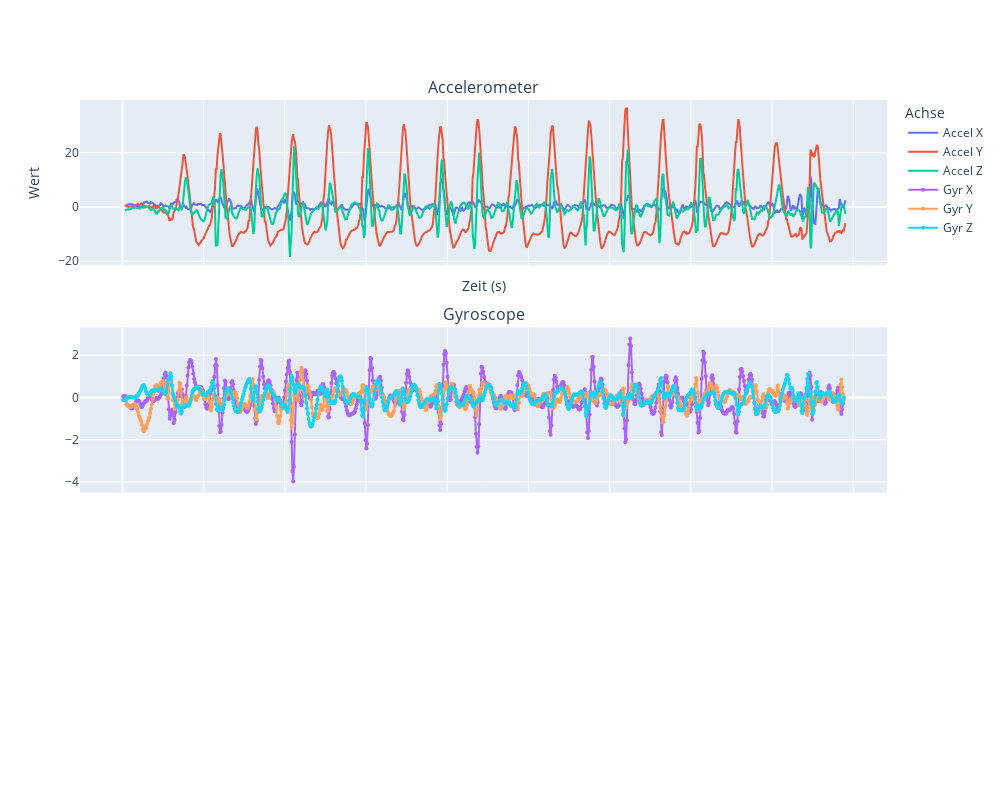

Write notebook code for a chart like this one.
### Code cell
compare_acc_gyr(acc_jp,gyr_jp)

### Figure 1 — Plotly figure (JSON) as saved in the notebook; plotly's stock layout.template omitted (floating-point values rounded to 4 significant figures; data arrays with more than 128 entries replaced by an {"elided": "..."} marker saying what was removed)
{"data": [{"name": "Accel X", "type": "scatter", "x": {"elided": "888 float values"}, "y": {"elided": "888 float values"}}, {"name": "Accel Y", "type": "scatter", "x": {"elided": "888 float values"}, "y": {"elided": "888 float values"}}, {"name": "Accel Z", "type": "scatter", "x": {"elided": "888 float values"}, "y": {"elided": "888 float values"}}, {"marker": {"size": 4}, "mode": "lines+markers", "name": "Gyr X", "type": "scatter", "x": {"elided": "888 float values"}, "xaxis": "x2", "y": {"elided": "888 float values"}, "yaxis": "y2"}, {"marker": {"size": 4}, "mode": "lines+markers", "name": "Gyr Y", "type": "scatter", "x": {"elided": "888 float values"}, "xaxis": "x2", "y": {"elided": "888 float values"}, "yaxis": "y2"}, {"marker": {"size": 4}, "mode": "lines+markers", "name": "Gyr Z", "type": "scatter", "x": {"elided": "888 float values"}, "xaxis": "x2", "y": {"elided": "888 float values"}, "yaxis": "y2"}], "layout": {"annotations": [{"font": {"size": 16}, "showarrow": false, "text": "Accelerometer", "x": 0.5, "xanchor": "center", "xref": "paper", "y": 1, "yanchor": "bottom", "yref": "paper"}, {"font": {"size": 16}, "showarrow": false, "text": "Gyroscope", "x": 0.5, "xanchor": "center", "xref": "paper", "y": 0.6333, "yanchor": "bottom", "yref": "paper"}], "height": 800, "legend": {"title": {"text": "Achse"}}, "width": 1000, "xaxis": {"anchor": "y", "domain": [0, 1], "matches": "x3", "showticklabels": false, "title": {"text": "Zeit (s)"}}, "xaxis2": {"anchor": "y2", "domain": [0, 1], "matches": "x3", "showticklabels": false}, "xaxis3": {"anchor": "y3", "domain": [0, 1]}, "yaxis": {"anchor": "x", "domain": [0.7333, 1], "title": {"text": "Wert"}}, "yaxis2": {"anchor": "x2", "domain": [0.3667, 0.6333]}, "yaxis3": {"anchor": "x3", "domain": [0, 0.2667]}}}
